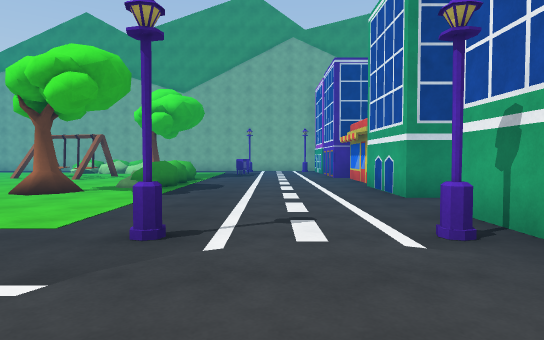
[1] (above)

24 first-person views from a walk through a scene from a Unity 3-D project. The camera is 1.3 m above the floor, tilts 2° down and sees 75° across. The floor is counted in squares, 2 m on a side. Each view is taken from the middle of a square. On the plan, view 1 faces up. The plan holds only what a view shows up to about 10 squares ahead; the rest is blank. The player character is not drawn. Some animated figures are not drawn.

[2]
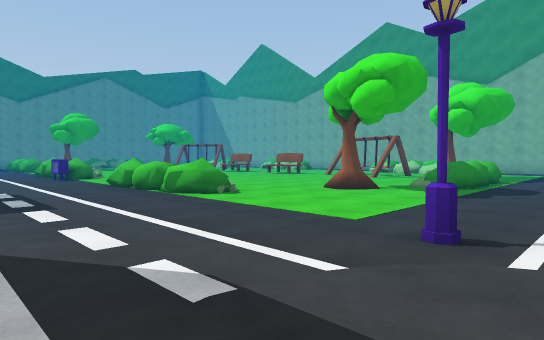

[3]
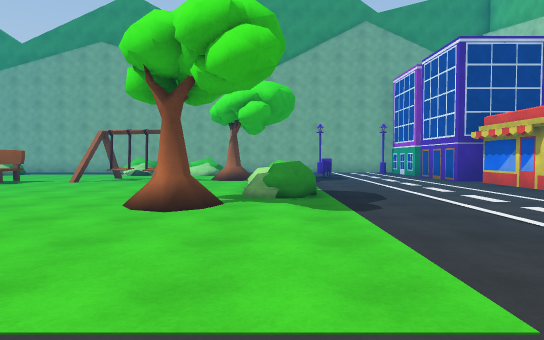

[4]
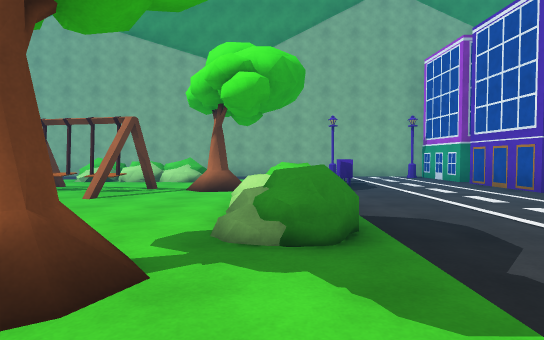

[5]
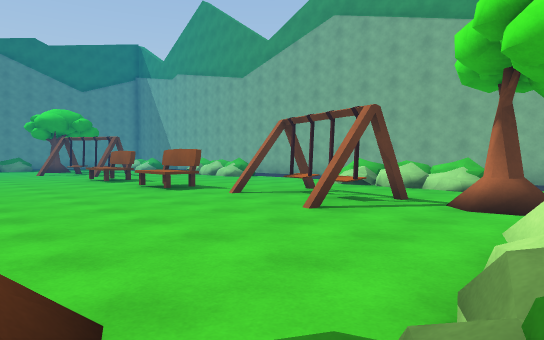

[6]
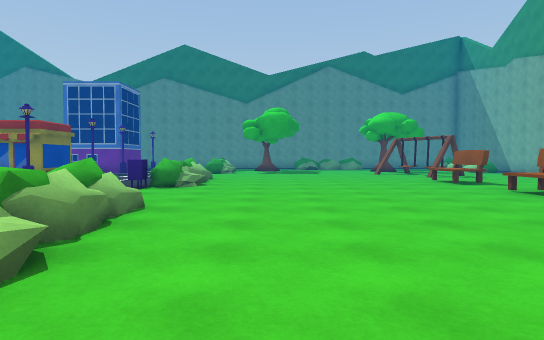

[7]
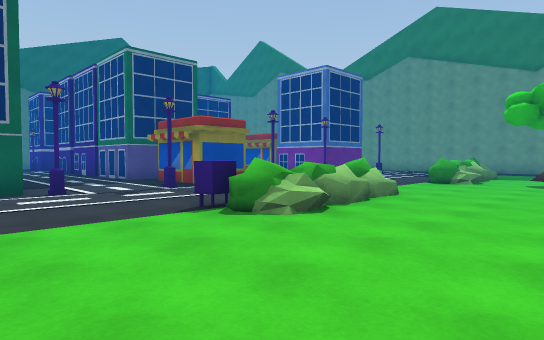

[8]
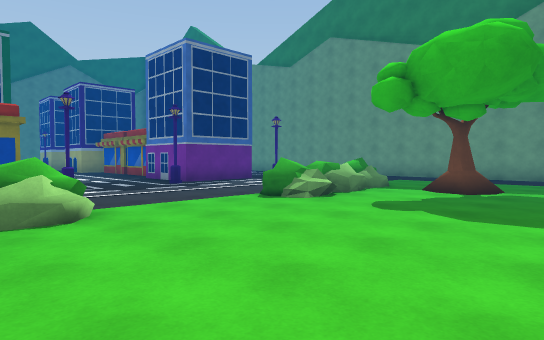

[9]
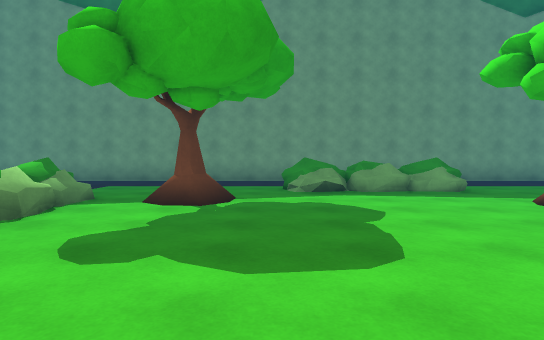

[10]
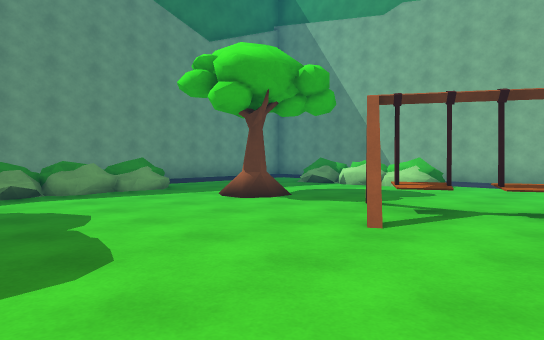

[11]
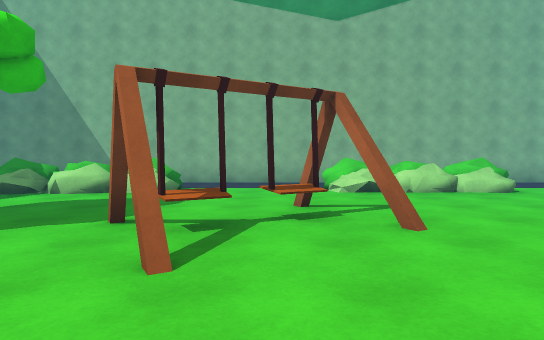

[12]
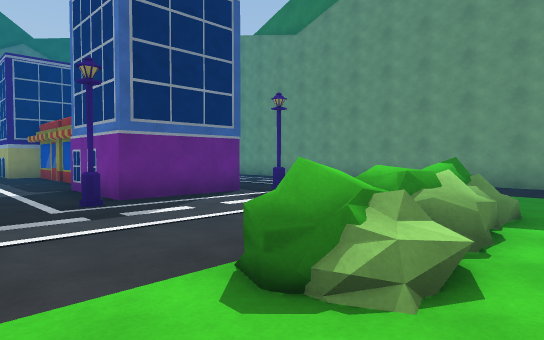

[13]
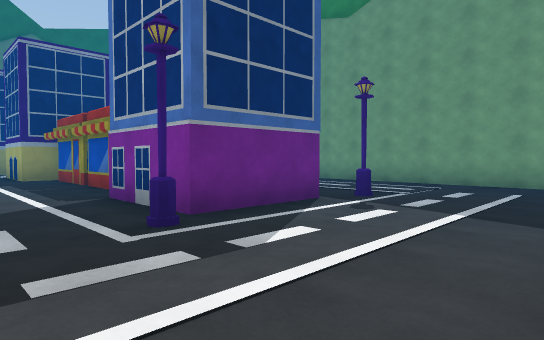

[14]
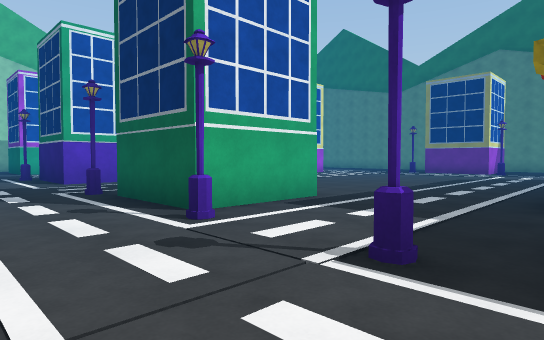

[15]
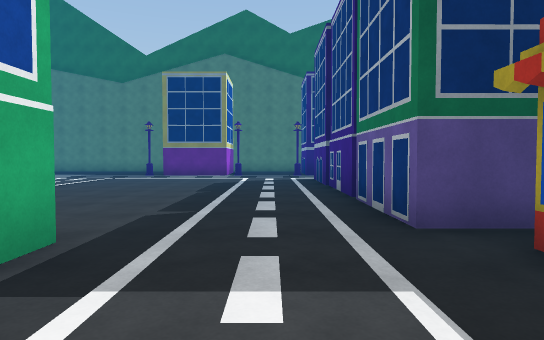

[16]
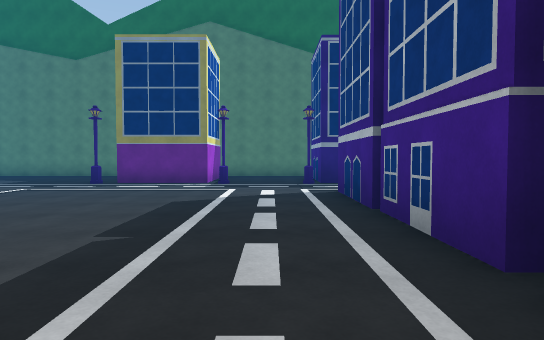

[17]
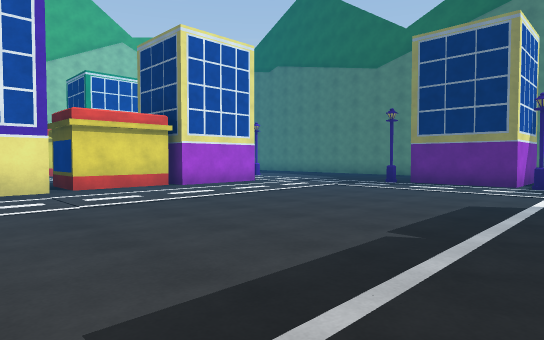

[18]
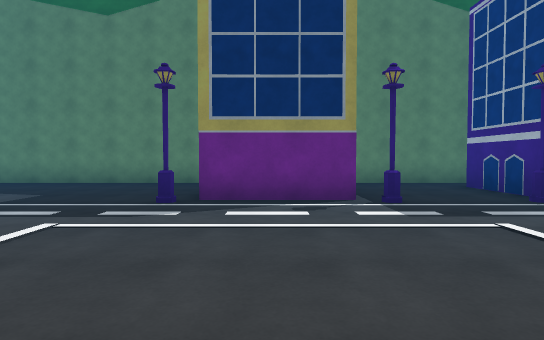

[19]
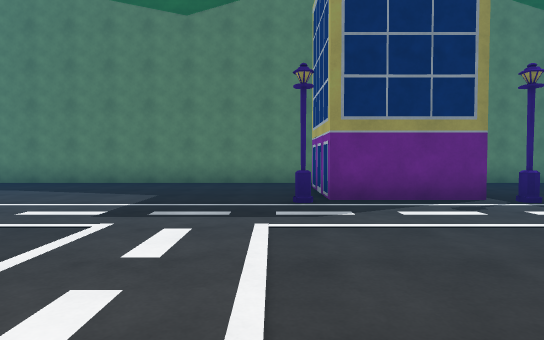

[20]
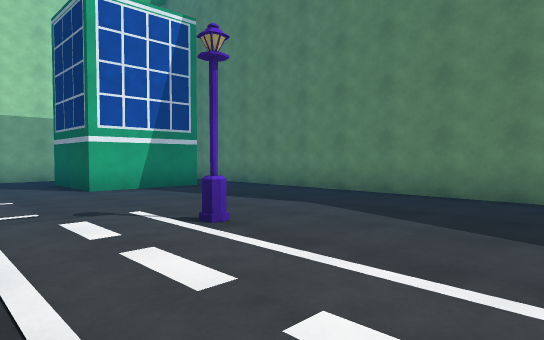

[21]
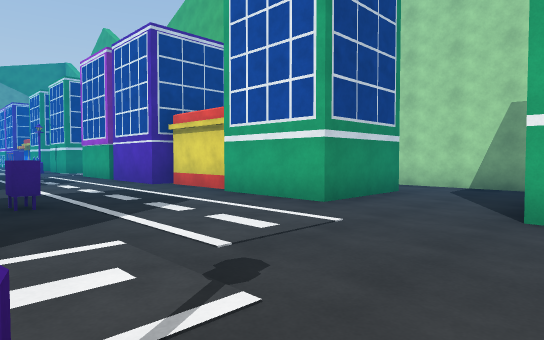

[22]
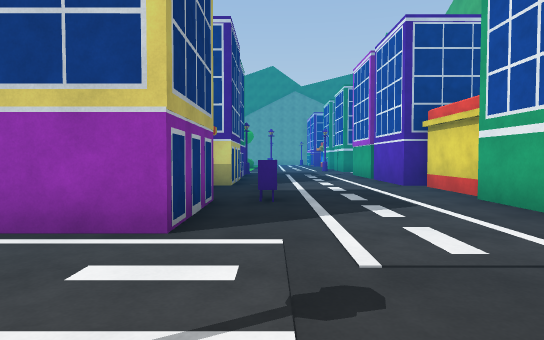

[23]
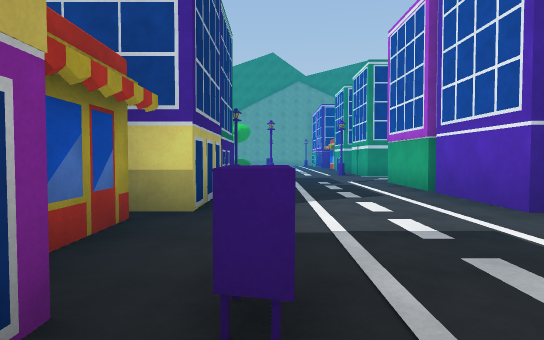

[24]
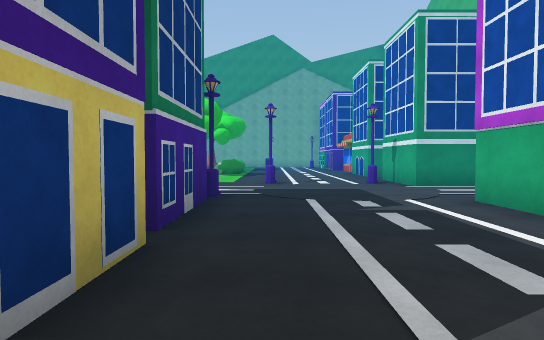

### Floor plan
Key: @ floor where view 1 was taken; # wall or solid block; x gap in a wall; . main floor; : floor 0.5 m higher than the main floor; + floor 0.75 m higher than the main floor; * floor 1 m higher than the main floor; / step, stairs or slope; ^ raised ledge; B building; U bush; T tree; P pole; A box; E bench; O other object.
Columns run from 26 left of view 1 to 7 right of it. Each row starts with its distance up from view 1.
 18   ###############  ####
 17        ....    ..
 16       U....U   .
 15 #   UUU+...+U /.  UUUU   O..#
 14 #. ...................   A..#
 13 #.....................   ...#
 12 #........^#.......#x^.T ....##
 11 # ...T..^...EE.EE...#.. .....#B
 10 # U+...................UU....#
  9 #  U...................U.....#
  8 # U/...................U.....#
  7 #../.................TT......#
  6 #.../T.......................#
  5 #  ../.......................
  4 #...U/UU...:UU:..UUU*........#
  3 #.....UU...UU/U.....U....P..P
  2 #.......... ..A..............##
  1 #.......... ..................
  0 #...P .P..P .P.P...P....P.@...
 -1 #....###.. BB...###...###...#
 -2 #...  #... BB...#     ###...#
 -3       #..   .....       #...#
 -4      BB..  ##......     #...#
 -5       #..   #.........###...##
 -6       #..   #................#
 -7       #..   #.........##.....#
 -8      BB.    #.........#B.A...#B
 -9       ##    #.........###....#
-10             #.........###....## .#
-11             #.........###........#
-12              ....................#
-13             .P.P...P....P........#
-14             ##..###..........##  #
-15             #...###..........#
-16              ...   ..........
-17             ####  ############

Positions as (right, up) in squares from view 1, and headings:
1: (0, 0), facing up
2: (0, 0), facing up-left
3: (-3, 2), facing up
4: (-3, 5), facing up
5: (-3, 7), facing up-left
6: (-4, 6), facing left
7: (-9, 7), facing down-left
8: (-14, 8), facing down-left
9: (-16, 7), facing left
10: (-16, 7), facing up-left
11: (-17, 8), facing up
12: (-17, 5), facing down-left
13: (-17, 3), facing down-left
14: (-14, 2), facing down-right
15: (-12, 0), facing down
16: (-12, -4), facing down
17: (-12, -4), facing down-right
18: (-9, -8), facing down
19: (-7, -8), facing down
20: (-5, -11), facing down-right
21: (-2, -14), facing up-right
22: (-1, -14), facing up
23: (-1, -10), facing up
24: (-1, -6), facing up
